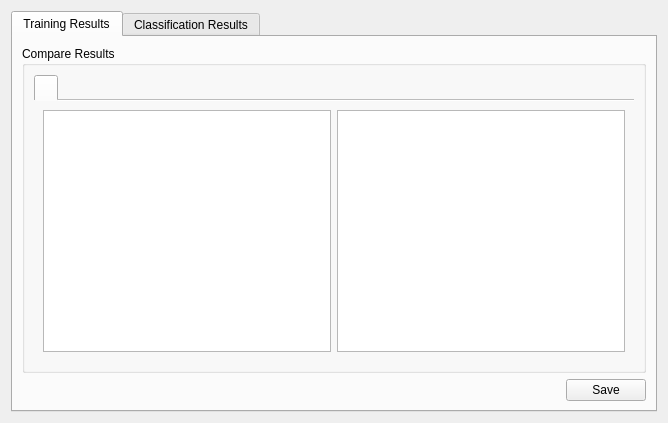
<?xml version="1.0" encoding="UTF-8"?>
<ui version="4.0">
 <class>ResultsWidget</class>
 <widget class="QWidget" name="ResultsWidget">
  <property name="geometry">
   <rect>
    <x>0</x>
    <y>0</y>
    <width>668</width>
    <height>423</height>
   </rect>
  </property>
  <property name="windowTitle">
   <string>Form</string>
  </property>
  <layout class="QGridLayout" name="gridLayout">
   <item row="0" column="0">
    <widget class="QTabWidget" name="tabWidget_mode">
     <property name="tabPosition">
      <enum>QTabWidget::North</enum>
     </property>
     <property name="currentIndex">
      <number>0</number>
     </property>
     <property name="tabBarAutoHide">
      <bool>false</bool>
     </property>
     <widget class="QWidget" name="tab_trainingResults">
      <attribute name="title">
       <string>Training Results</string>
      </attribute>
      <layout class="QVBoxLayout" name="verticalLayout_14">
       <item>
        <widget class="QGroupBox" name="groupBox_7">
         <property name="title">
          <string>Compare Results</string>
         </property>
         <property name="flat">
          <bool>false</bool>
         </property>
         <layout class="QHBoxLayout" name="horizontalLayout_6">
          <item>
           <widget class="QTabWidget" name="tabWidget_comparison">
            <property name="layoutDirection">
             <enum>Qt::LeftToRight</enum>
            </property>
            <property name="currentIndex">
             <number>0</number>
            </property>
            <property name="iconSize">
             <size>
              <width>16</width>
              <height>16</height>
             </size>
            </property>
            <property name="elideMode">
             <enum>Qt::ElideNone</enum>
            </property>
            <property name="documentMode">
             <bool>true</bool>
            </property>
            <property name="movable">
             <bool>true</bool>
            </property>
            <widget class="QWidget" name="tab_topAccuracy">
             <attribute name="icon">
              <iconset resource="UI_Icons.qrc">
               <normaloff>:/Resources/TabIcons/Filled/Results_Accuracy_Tab_Icon.svg</normaloff>:/Resources/TabIcons/Filled/Results_Accuracy_Tab_Icon.svg</iconset>
             </attribute>
             <attribute name="title">
              <string/>
             </attribute>
             <layout class="QGridLayout" name="gridLayout_3">
              <item row="0" column="0">
               <widget class="QTableView" name="tableView_topAccuracy"/>
              </item>
              <item row="0" column="1">
               <widget class="QChartView" name="chartView_topAccuracy"/>
              </item>
             </layout>
            </widget>
           </widget>
          </item>
         </layout>
        </widget>
       </item>
       <item>
        <layout class="QHBoxLayout" name="horizontalLayout_31">
         <item>
          <spacer name="horizontalSpacer_15">
           <property name="orientation">
            <enum>Qt::Horizontal</enum>
           </property>
           <property name="sizeHint" stdset="0">
            <size>
             <width>40</width>
             <height>20</height>
            </size>
           </property>
          </spacer>
         </item>
         <item>
          <widget class="QPushButton" name="pushButton_saveTrainingResults">
           <property name="text">
            <string>Save</string>
           </property>
          </widget>
         </item>
        </layout>
       </item>
      </layout>
     </widget>
     <widget class="QWidget" name="tab_classificationResults">
      <attribute name="title">
       <string>Classification Results</string>
      </attribute>
      <layout class="QGridLayout" name="gridLayout_2">
       <item row="0" column="0">
        <layout class="QVBoxLayout" name="verticalLayout_8">
         <item>
          <layout class="QHBoxLayout" name="horizontalLayout_26">
           <item>
            <widget class="QTableWidget" name="tableWidget_classificationTable">
             <row>
              <property name="text">
               <string>Bild1</string>
              </property>
             </row>
             <row>
              <property name="text">
               <string>Bild2</string>
              </property>
             </row>
             <row>
              <property name="text">
               <string>Bild3</string>
              </property>
             </row>
             <row>
              <property name="text">
               <string>Bild4</string>
              </property>
             </row>
             <row>
              <property name="text">
               <string>Bild5</string>
              </property>
             </row>
             <row>
              <property name="text">
               <string>Bild6</string>
              </property>
             </row>
             <row>
              <property name="text">
               <string>Bild7</string>
              </property>
             </row>
             <column>
              <property name="text">
               <string>Flugzeug</string>
              </property>
             </column>
             <column>
              <property name="text">
               <string>Auto</string>
              </property>
             </column>
             <column>
              <property name="text">
               <string>Truck</string>
              </property>
             </column>
             <item row="0" column="0">
              <property name="text">
               <string>1</string>
              </property>
             </item>
             <item row="0" column="1">
              <property name="text">
               <string>0</string>
              </property>
             </item>
             <item row="0" column="2">
              <property name="text">
               <string>0</string>
              </property>
             </item>
             <item row="1" column="0">
              <property name="text">
               <string>0.4</string>
              </property>
             </item>
             <item row="1" column="1">
              <property name="text">
               <string>0.6</string>
              </property>
             </item>
             <item row="1" column="2">
              <property name="text">
               <string>0</string>
              </property>
             </item>
             <item row="2" column="0">
              <property name="text">
               <string>1</string>
              </property>
             </item>
             <item row="2" column="1">
              <property name="text">
               <string>0</string>
              </property>
             </item>
             <item row="2" column="2">
              <property name="text">
               <string>0</string>
              </property>
             </item>
             <item row="3" column="0">
              <property name="text">
               <string>0</string>
              </property>
             </item>
             <item row="3" column="1">
              <property name="text">
               <string>1</string>
              </property>
             </item>
             <item row="3" column="2">
              <property name="text">
               <string>0</string>
              </property>
             </item>
             <item row="4" column="0">
              <property name="text">
               <string>0</string>
              </property>
             </item>
             <item row="4" column="1">
              <property name="text">
               <string>0</string>
              </property>
             </item>
             <item row="4" column="2">
              <property name="text">
               <string>1</string>
              </property>
             </item>
             <item row="5" column="0">
              <property name="text">
               <string>0</string>
              </property>
             </item>
             <item row="5" column="1">
              <property name="text">
               <string>0</string>
              </property>
             </item>
             <item row="5" column="2">
              <property name="text">
               <string>1</string>
              </property>
             </item>
             <item row="6" column="0">
              <property name="text">
               <string>0</string>
              </property>
             </item>
             <item row="6" column="1">
              <property name="text">
               <string>0</string>
              </property>
             </item>
             <item row="6" column="2">
              <property name="text">
               <string>1</string>
              </property>
             </item>
            </widget>
           </item>
          </layout>
         </item>
         <item>
          <layout class="QHBoxLayout" name="horizontalLayout_27">
           <item>
            <spacer name="horizontalSpacer_14">
             <property name="orientation">
              <enum>Qt::Horizontal</enum>
             </property>
             <property name="sizeHint" stdset="0">
              <size>
               <width>40</width>
               <height>20</height>
              </size>
             </property>
            </spacer>
           </item>
           <item>
            <widget class="QPushButton" name="pushButton_saveClassificationResults">
             <property name="text">
              <string>Save</string>
             </property>
            </widget>
           </item>
          </layout>
         </item>
        </layout>
       </item>
      </layout>
     </widget>
    </widget>
   </item>
  </layout>
 </widget>
 <customwidgets>
  <customwidget>
   <class>QChartView</class>
   <extends>QGraphicsView</extends>
   <header>QtCharts</header>
  </customwidget>
 </customwidgets>
 <resources>
  <include location="UI_Icons.qrc"/>
 </resources>
 <connections/>
</ui>
